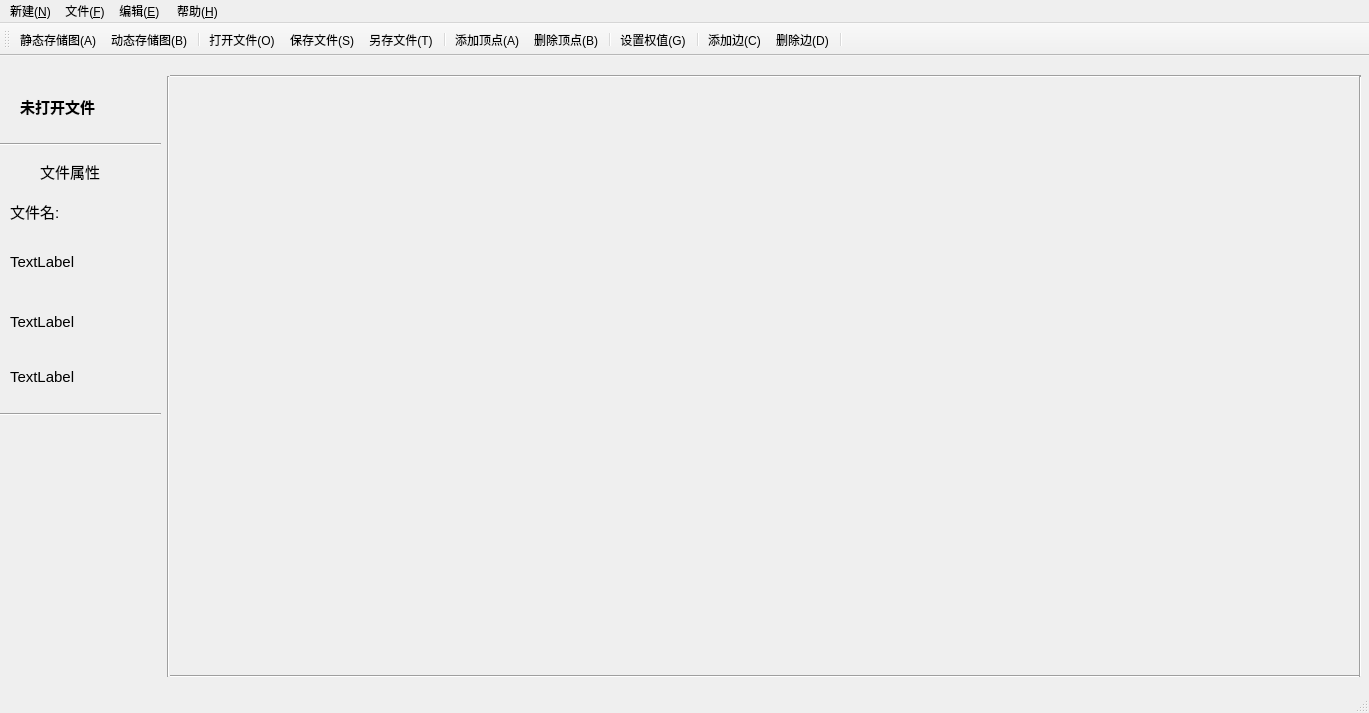
<?xml version="1.0" encoding="UTF-8"?>
<ui version="4.0">
 <class>MainWindow</class>
 <widget class="QMainWindow" name="MainWindow">
  <property name="geometry">
   <rect>
    <x>0</x>
    <y>0</y>
    <width>1369</width>
    <height>713</height>
   </rect>
  </property>
  <property name="windowTitle">
   <string>MainWindow</string>
  </property>
  <widget class="QWidget" name="centralWidget">
   <widget class="QLabel" name="label_2">
    <property name="geometry">
     <rect>
      <x>40</x>
      <y>100</y>
      <width>71</width>
      <height>31</height>
     </rect>
    </property>
    <property name="font">
     <font>
      <pointsize>11</pointsize>
     </font>
    </property>
    <property name="text">
     <string>文件属性</string>
    </property>
   </widget>
   <widget class="QLabel" name="label">
    <property name="geometry">
     <rect>
      <x>20</x>
      <y>40</y>
      <width>121</width>
      <height>20</height>
     </rect>
    </property>
    <property name="font">
     <font>
      <pointsize>11</pointsize>
      <weight>75</weight>
      <bold>true</bold>
     </font>
    </property>
    <property name="text">
     <string>未打开文件</string>
    </property>
   </widget>
   <widget class="QLabel" name="label_3">
    <property name="geometry">
     <rect>
      <x>10</x>
      <y>140</y>
      <width>151</width>
      <height>31</height>
     </rect>
    </property>
    <property name="font">
     <font>
      <pointsize>11</pointsize>
     </font>
    </property>
    <property name="text">
     <string>文件名:</string>
    </property>
   </widget>
   <widget class="QLabel" name="label_4">
    <property name="geometry">
     <rect>
      <x>10</x>
      <y>190</y>
      <width>151</width>
      <height>31</height>
     </rect>
    </property>
    <property name="font">
     <font>
      <pointsize>11</pointsize>
     </font>
    </property>
    <property name="text">
     <string>TextLabel</string>
    </property>
   </widget>
   <widget class="QLabel" name="label_5">
    <property name="geometry">
     <rect>
      <x>10</x>
      <y>250</y>
      <width>151</width>
      <height>31</height>
     </rect>
    </property>
    <property name="font">
     <font>
      <pointsize>11</pointsize>
     </font>
    </property>
    <property name="text">
     <string>TextLabel</string>
    </property>
   </widget>
   <widget class="Line" name="line">
    <property name="geometry">
     <rect>
      <x>170</x>
      <y>10</y>
      <width>1191</width>
      <height>21</height>
     </rect>
    </property>
    <property name="orientation">
     <enum>Qt::Horizontal</enum>
    </property>
   </widget>
   <widget class="Line" name="line_2">
    <property name="geometry">
     <rect>
      <x>160</x>
      <y>20</y>
      <width>16</width>
      <height>601</height>
     </rect>
    </property>
    <property name="orientation">
     <enum>Qt::Vertical</enum>
    </property>
   </widget>
   <widget class="Line" name="line_3">
    <property name="geometry">
     <rect>
      <x>170</x>
      <y>610</y>
      <width>1191</width>
      <height>20</height>
     </rect>
    </property>
    <property name="orientation">
     <enum>Qt::Horizontal</enum>
    </property>
   </widget>
   <widget class="Line" name="line_4">
    <property name="geometry">
     <rect>
      <x>1350</x>
      <y>20</y>
      <width>20</width>
      <height>601</height>
     </rect>
    </property>
    <property name="orientation">
     <enum>Qt::Vertical</enum>
    </property>
   </widget>
   <widget class="QLabel" name="label_6">
    <property name="geometry">
     <rect>
      <x>10</x>
      <y>300</y>
      <width>131</width>
      <height>41</height>
     </rect>
    </property>
    <property name="font">
     <font>
      <pointsize>11</pointsize>
     </font>
    </property>
    <property name="text">
     <string>TextLabel</string>
    </property>
   </widget>
   <widget class="Line" name="line_5">
    <property name="geometry">
     <rect>
      <x>0</x>
      <y>80</y>
      <width>161</width>
      <height>16</height>
     </rect>
    </property>
    <property name="orientation">
     <enum>Qt::Horizontal</enum>
    </property>
   </widget>
   <widget class="Line" name="line_6">
    <property name="geometry">
     <rect>
      <x>0</x>
      <y>350</y>
      <width>161</width>
      <height>16</height>
     </rect>
    </property>
    <property name="orientation">
     <enum>Qt::Horizontal</enum>
    </property>
   </widget>
  </widget>
  <widget class="QMenuBar" name="menuBar">
   <property name="geometry">
    <rect>
     <x>0</x>
     <y>0</y>
     <width>1369</width>
     <height>23</height>
    </rect>
   </property>
   <widget class="QMenu" name="menu">
    <property name="title">
     <string>新建(&amp;N)</string>
    </property>
    <addaction name="newFile1"/>
    <addaction name="newFile2"/>
   </widget>
   <widget class="QMenu" name="menu_2">
    <property name="title">
     <string>文件(&amp;F)</string>
    </property>
    <addaction name="openFile"/>
    <addaction name="save2File"/>
    <addaction name="saveFile"/>
   </widget>
   <widget class="QMenu" name="menu_3">
    <property name="title">
     <string>编辑(&amp;E) </string>
    </property>
    <addaction name="addVerex"/>
    <addaction name="deletVertex"/>
    <addaction name="separator"/>
    <addaction name="addEdge"/>
    <addaction name="deletedge"/>
    <addaction name="separator"/>
    <addaction name="setNum"/>
    <addaction name="separator"/>
   </widget>
   <widget class="QMenu" name="menu_4">
    <property name="title">
     <string>帮助(&amp;H)</string>
    </property>
    <addaction name="aboutAction"/>
   </widget>
   <addaction name="menu"/>
   <addaction name="menu_2"/>
   <addaction name="menu_3"/>
   <addaction name="menu_4"/>
  </widget>
  <widget class="QToolBar" name="mainToolBar">
   <attribute name="toolBarArea">
    <enum>TopToolBarArea</enum>
   </attribute>
   <attribute name="toolBarBreak">
    <bool>false</bool>
   </attribute>
   <addaction name="newFile1"/>
   <addaction name="newFile2"/>
   <addaction name="separator"/>
   <addaction name="openFile"/>
   <addaction name="save2File"/>
   <addaction name="saveFile"/>
   <addaction name="separator"/>
   <addaction name="addVerex"/>
   <addaction name="deletVertex"/>
   <addaction name="separator"/>
   <addaction name="setNum"/>
   <addaction name="separator"/>
   <addaction name="addEdge"/>
   <addaction name="deletedge"/>
   <addaction name="separator"/>
  </widget>
  <widget class="QStatusBar" name="statusBar"/>
  <action name="newFile1">
   <property name="icon">
    <iconset resource="res.qrc">
     <normaloff>:/new/Icon/Images/new.png</normaloff>:/new/Icon/Images/new.png</iconset>
   </property>
   <property name="text">
    <string>静态存储图(A)</string>
   </property>
  </action>
  <action name="newFile2">
   <property name="icon">
    <iconset resource="res.qrc">
     <normaloff>:/new/Icon/Images/new-file.png</normaloff>:/new/Icon/Images/new-file.png</iconset>
   </property>
   <property name="text">
    <string>动态存储图(B)</string>
   </property>
  </action>
  <action name="openFile">
   <property name="icon">
    <iconset resource="res.qrc">
     <normaloff>:/new/Icon/Images/open.png</normaloff>:/new/Icon/Images/open.png</iconset>
   </property>
   <property name="text">
    <string>打开文件(&amp;O)</string>
   </property>
  </action>
  <action name="saveFile">
   <property name="icon">
    <iconset resource="res.qrc">
     <normaloff>:/new/Icon/Images/save-as.png</normaloff>:/new/Icon/Images/save-as.png</iconset>
   </property>
   <property name="text">
    <string>另存文件(&amp;T)</string>
   </property>
  </action>
  <action name="addVerex">
   <property name="icon">
    <iconset resource="res.qrc">
     <normaloff>:/new/Icon/Images/51.gif</normaloff>:/new/Icon/Images/51.gif</iconset>
   </property>
   <property name="text">
    <string>添加顶点(&amp;A)</string>
   </property>
  </action>
  <action name="deletVertex">
   <property name="icon">
    <iconset resource="res.qrc">
     <normaloff>:/new/Icon/Images/50.gif</normaloff>:/new/Icon/Images/50.gif</iconset>
   </property>
   <property name="text">
    <string>删除顶点(&amp;B)</string>
   </property>
  </action>
  <action name="addEdge">
   <property name="icon">
    <iconset resource="res.qrc">
     <normaloff>:/new/Icon/Images/40.gif</normaloff>:/new/Icon/Images/40.gif</iconset>
   </property>
   <property name="text">
    <string>添加边(&amp;C)</string>
   </property>
  </action>
  <action name="deletedge">
   <property name="icon">
    <iconset resource="res.qrc">
     <normaloff>:/new/Icon/Images/41.gif</normaloff>:/new/Icon/Images/41.gif</iconset>
   </property>
   <property name="text">
    <string>删除边(&amp;D)</string>
   </property>
  </action>
  <action name="setNum">
   <property name="icon">
    <iconset resource="res.qrc">
     <normaloff>:/new/Icon/Images/balance.png</normaloff>:/new/Icon/Images/balance.png</iconset>
   </property>
   <property name="text">
    <string>设置权值(&amp;G)</string>
   </property>
  </action>
  <action name="aboutAction">
   <property name="text">
    <string>关于      </string>
   </property>
  </action>
  <action name="sayaction">
   <property name="text">
    <string>说明     </string>
   </property>
  </action>
  <action name="save2File">
   <property name="icon">
    <iconset resource="res.qrc">
     <normaloff>:/new/Icon/Images/save.png</normaloff>:/new/Icon/Images/save.png</iconset>
   </property>
   <property name="text">
    <string>保存文件(&amp;S)</string>
   </property>
  </action>
 </widget>
 <layoutdefault spacing="6" margin="11"/>
 <resources>
  <include location="res.qrc"/>
 </resources>
 <connections/>
</ui>
